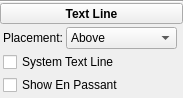
<?xml version="1.0" encoding="UTF-8"?>
<ui version="4.0">
 <class>InspectorTextLine</class>
 <widget class="QWidget" name="InspectorTextLine">
  <property name="geometry">
   <rect>
    <x>0</x>
    <y>0</y>
    <width>183</width>
    <height>97</height>
   </rect>
  </property>
  <property name="accessibleName">
   <string>Text Line Inspector</string>
  </property>
  <layout class="QVBoxLayout" name="verticalLayout">
   <property name="spacing">
    <number>0</number>
   </property>
   <property name="leftMargin">
    <number>0</number>
   </property>
   <property name="topMargin">
    <number>0</number>
   </property>
   <property name="rightMargin">
    <number>0</number>
   </property>
   <property name="bottomMargin">
    <number>0</number>
   </property>
   <item>
    <widget class="QFrame" name="frame">
     <property name="frameShape">
      <enum>QFrame::HLine</enum>
     </property>
     <property name="frameShadow">
      <enum>QFrame::Sunken</enum>
     </property>
    </widget>
   </item>
   <item>
    <widget class="QToolButton" name="title">
     <property name="sizePolicy">
      <sizepolicy hsizetype="Preferred" vsizetype="Preferred">
       <horstretch>0</horstretch>
       <verstretch>0</verstretch>
      </sizepolicy>
     </property>
     <property name="font">
      <font>
       <bold>true</bold>
      </font>
     </property>
     <property name="text">
      <string>Text Line</string>
     </property>
    </widget>
   </item>
   <item>
    <widget class="QWidget" name="panel" native="true">
     <layout class="QGridLayout" name="gridLayout">
      <property name="leftMargin">
       <number>3</number>
      </property>
      <property name="topMargin">
       <number>3</number>
      </property>
      <property name="rightMargin">
       <number>3</number>
      </property>
      <property name="bottomMargin">
       <number>3</number>
      </property>
      <property name="spacing">
       <number>3</number>
      </property>
      <item row="1" column="0" colspan="2">
       <widget class="QCheckBox" name="systemTextLine">
        <property name="sizePolicy">
         <sizepolicy hsizetype="Preferred" vsizetype="Fixed">
          <horstretch>0</horstretch>
          <verstretch>0</verstretch>
         </sizepolicy>
        </property>
        <property name="focusPolicy">
         <enum>Qt::TabFocus</enum>
        </property>
        <property name="text">
         <string>System Text Line</string>
        </property>
       </widget>
      </item>
      <item row="0" column="1">
       <widget class="QComboBox" name="placement">
        <property name="sizePolicy">
         <sizepolicy hsizetype="Expanding" vsizetype="Fixed">
          <horstretch>0</horstretch>
          <verstretch>0</verstretch>
         </sizepolicy>
        </property>
        <property name="accessibleName">
         <string>Placement</string>
        </property>
        <item>
         <property name="text">
          <string>Above</string>
         </property>
        </item>
        <item>
         <property name="text">
          <string>Below</string>
         </property>
        </item>
       </widget>
      </item>
      <item row="0" column="0">
       <widget class="QLabel" name="label_22">
        <property name="text">
         <string>Placement:</string>
        </property>
        <property name="alignment">
         <set>Qt::AlignLeading|Qt::AlignLeft|Qt::AlignVCenter</set>
        </property>
        <property name="buddy">
         <cstring>placement</cstring>
        </property>
       </widget>
      </item>
      <item row="0" column="2">
       <widget class="Ms::ResetButton" name="resetPlacement" native="true">
        <property name="sizePolicy">
         <sizepolicy hsizetype="Fixed" vsizetype="Preferred">
          <horstretch>0</horstretch>
          <verstretch>0</verstretch>
         </sizepolicy>
        </property>
        <property name="accessibleName">
         <string>Reset 'Placement' value</string>
        </property>
       </widget>
      </item>
      <item row="2" column="0" colspan="2">
       <widget class="QCheckBox" name="enPassantManifest">
        <property name="text">
         <string>Show En Passant</string>
        </property>
       </widget>
      </item>
     </layout>
    </widget>
   </item>
  </layout>
 </widget>
 <customwidgets>
  <customwidget>
   <class>Ms::ResetButton</class>
   <extends>QWidget</extends>
   <header>inspector/resetButton.h</header>
   <container>1</container>
  </customwidget>
 </customwidgets>
 <tabstops>
  <tabstop>title</tabstop>
  <tabstop>placement</tabstop>
 </tabstops>
 <resources/>
 <connections/>
</ui>
